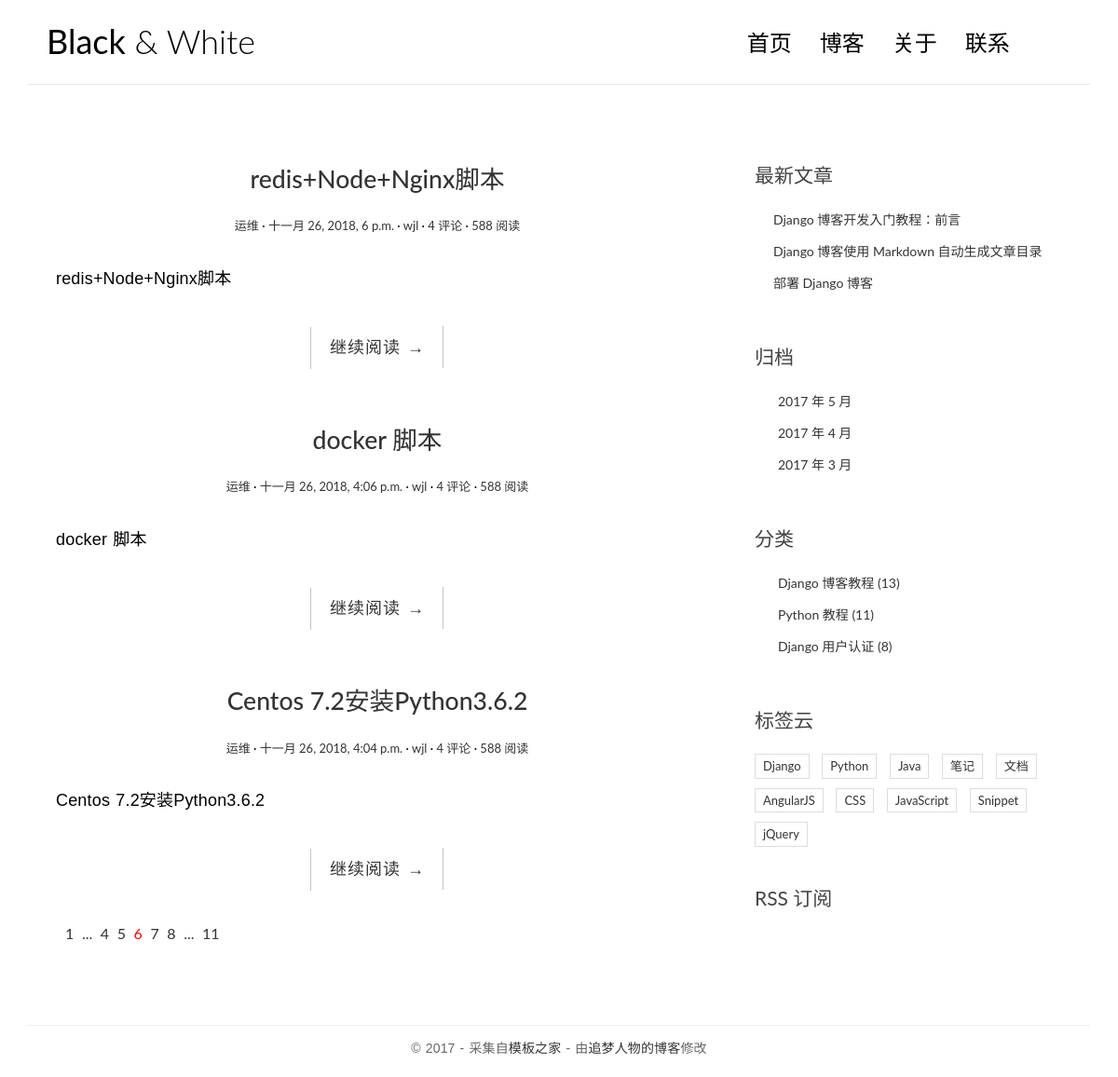
The page / on the database its author committed.
### blog/models.py (models this page shows, shortened)
class Post(models.Model):
    title = models.CharField(max_length=70)
    body = models.TextField()
    created_time = models.DateTimeField()
    modified_time = models.DateTimeField()
    excerpt = models.CharField(max_length=200 , blank=True)
    category = models.ForeignKey(Category)
    tags = models.ManyToManyField(Tag, blank=True)
    author = models.ForeignKey(User)

class Category(models.Model):
    name = models.CharField(max_length=100)

### blog/views.py (the view)
# urls.py: url(r'^$', views.index, name='index'),
def index(request):
    post_list = Post.objects.all().order_by('-created_time')
    return render(request, 'blog/index.html',context={
        'post_list':post_list
    })

### templates/blog/index.html (shortened to what this page needs)
{% load staticfiles %}
<!DOCTYPE html>
<html>
<head>
    <link rel="stylesheet" href="{% static 'blog/css/bootstrap.min.css' %}">
    <link rel="stylesheet" href="http://code.ionicframework.com/ionicons/2.0.1/css/ionicons.min.css">
    <link rel="stylesheet" href="{% static 'blog/css/pace.css' %}">
    <link rel="stylesheet" href="{% static 'blog/css/custom.css'%}">
</head>
<body>
<div class="container">
    <header id="site-header">
        <div class="row">
            <div class="col-md-4 col-sm-5 col-xs-8">
                <div class="logo">
                    <h1><a href="index.html"><b>Black</b> &amp; White</a></h1>
                </div>
            </div>
            <div class="col-md-8 col-sm-7 col-xs-4">
                <nav class="main-nav" role="navigation">
                    <div class="collapse navbar-collapse" id="bs-example-navbar-collapse-1">
                        <ul class="nav navbar-nav navbar-right">
                            <li class="cl-effect-11"><a href="index.html" data-hover="首页">首页</a></li>
                            <li class="cl-effect-11"><a href="full-width.html" data-hover="博客">博客</a></li>
                            <li class="cl-effect-11"><a href="about.html" data-hover="关于">关于</a></li>
                            <li class="cl-effect-11"><a href="contact.html" data-hover="联系">联系</a></li>
                        </ul>
                    </div>
                </nav>
            </div>
        </div>
    </header>
</div>
<div class="content-body">
    <div class="container">
        <div class="row">
            <main class="col-md-8">
                {% for post in post_list %}
                    <article class="post post-{{ post.pk }}">
                        <header class="entry-header">
                            <h1 class="entry-title">
                                <a href="single.html">{{ post.title }}</a>
                            </h1>
                            <div class="entry-meta">
                                <span class="post-category"><a href="#">{{ post.category.name }}</a></span>
                                <span class="post-date"><a href="#"><time class="entry-date"
                                                                          datetime="{{ post.created_time}}">{{post.created_time}}</time></a></span>
                                <span class="post-author"><a href="#">{{ post.author }}</a></span>
                                <span class="comments-link"><a href="#">4 评论</a></span>
                                <span class="views-count"><a href="#">588 阅读</a></span>
                            </div>
                        </header>
                        <div class="entry-content clearfix">
                            <p>{{ post.excerpt }}</p>
                            <div class="read-more cl-effect-14">
                                <a href="#" class="more-link">继续阅读 <span class="meta-nav">→</span></a>
                            </div>
                        </div>
                    </article>
                {% empty %}
                    <div class="no-post">暂时没有发布文章！</div>
                {% endfor %}
                <div class="pagination">
                    <ul>
                        <li><a href="">1</a></li>
                        <li><a href="">...</a></li>
                        <li><a href="">4</a></li>
                        <li><a href="">5</a></li>
                        <li class="current"><a href="">6</a></li>
                        <li><a href="">7</a></li>
                        <li><a href="">8</a></li>
                        <li><a href="">...</a></li>
                        <li><a href="">11</a></li>
                    </ul>
                </div>
            </main>
            <aside class="col-md-4">
                <div class="widget widget-recent-posts">
                    <h3 class="widget-title">最新文章</h3>
                    <ul>
                        <li>
                            <a href="#">Django 博客开发入门教程：前言</a>
                        </li>
                        <li>
                            <a href="#">Django 博客使用 Markdown 自动生成文章目录</a>
                        </li>
                        <li>
                            <a href="#">部署 Django 博客</a>
                        </li>
                    </ul>
                </div>
                <div class="widget widget-archives">
                    <h3 class="widget-title">归档</h3>
                    <ul>
                        <li>
                            <a href="#">2017 年 5 月</a>
                        </li>
                        <li>
                            <a href="#">2017 年 4 月</a>
                        </li>
                        <li>
                            <a href="#">2017 年 3 月</a>
                        </li>
                    </ul>
                </div>
                <div class="widget widget-category">
                    <h3 class="widget-title">分类</h3>
                    <ul>
                        <li>
                            <a href="#">Django 博客教程 <span class="post-count">(13)</span></a>
                        </li>
                        <li>
                            <a href="#">Python 教程 <span class="post-count">(11)</span></a>
                        </li>
                        <li>
                            <a href="#">Django 用户认证 <span class="post-count">(8)</span></a>
                        </li>
                    </ul>
                </div>
                <div class="widget widget-tag-cloud">
                    <h3 class="widget-title">标签云</h3>
                    <ul>
                        <li>
                            <a href="#">Django</a>
                        </li>
                        <li>
                            <a href="#">Python</a>
                        </li>
                        <li>
                            <a href="#">Java</a>
                        </li>
                        <li>
                            <a href="#">笔记</a>
                        </li>
                        <li>
                            <a href="#">文档</a>
                        </li>
                        <li>
                            <a href="#">AngularJS</a>
                        </li>
                        <li>
                            <a href="#">CSS</a>
                        </li>
                        <li>
                            <a href="#">JavaScript</a>
                        </li>
                        <li>
                            <a href="#">Snippet</a>
                        </li>
                        <li>
                            <a href="#">jQuery</a>
                        </li>
                    </ul>
                </div>
                <div class="rss">
                    <a href=""> RSS 订阅</a>
                </div>
            </aside>
        </div>
    </div>
</div>
<footer id="site-footer">
    <div class="container">
        <div class="row">
            <div class="col-md-12">
                <p class="copyright">&copy 2017 - 采集自<a href="http://www.cssmoban.com/"
                                                        target="_blank" title="模板之家">模板之家</a>
                    - 由<a href="http://zmrenwu.com/" title="网页模板" target="_blank">追梦人物的博客</a>修改
                </p>
            </div>
        </div>
    </div>
</footer>
</body>
</html>

### blog/static/blog/css/custom.css (style rules this page uses)
* { outline: none; }
h1, h2, h3, h4, h5, h6 { margin-top: 0; }
b { font-weight: 400; }
a { color: #333; }
body { color: #444; font-family: 'Lato', sans-serif; }
p { font-family: 'Ubuntu', sans-serif; font-weight: 400; word-spacing: 1px; letter-spacing: 0.01em; }
#site-header { background-color: #FFF; padding: 25px 20px; margin-bottom: 40px; border-bottom: 1px solid #e7e7e7; }
.logo h1 a { color: #000; }
.logo h1 { margin: 0; font-family: 'Lato', sans-serif; font-weight: 300; }
.main-nav { margin-top: 11px; max-width: 95%; }
.main-nav a { color: #000000 !important; padding: 0 0 5px 0 !important; margin-right: 30px; font-family: 'Lato', sans-serif; font-weight: 300; font-size: 24px; }
.cl-effect-11 a { padding: 10px 0; color: #0972b4; text-shadow: none; }
.cl-effect-11 a::before { position: absolute; top: 0; left: 0; overflow: hidden; padding: 0 0 5px 0 !important; max-width: 0; border-bottom: 1px solid #000; color: #000; content: attr(data-hover); white-space: nowrap; -webkit-transition: max-width 0.5s; -moz-transition: max-width 0.5s; transition: max-width 0.5s; }
.content-body { padding-bottom: 4em; }
.post { background: #fff; padding: 30px 30px 0; }
.entry-title { text-align: center; font-size: 1.9em; margin-bottom: 20px; line-height: 1.6; padding: 10px 20px 0; }
.entry-meta { text-align: center; color: #DDDDDD; font-size: 13px; margin-bottom: 30px; }
.entry-content { font-size: 18px; line-height: 1.9; font-weight: 300; color: #000; }
.post-category::after, .post-date::after, .post-author::after, .comments-link::after { content: ' ·'; color: #000; }
.read-more { font-family: 'Ubuntu', sans-serif; font-weight: 400; word-spacing: 1px; letter-spacing: 0.01em; text-align: center; margin-top: 20px; }
.cl-effect-14 a { padding: 0 20px; height: 45px; line-height: 45px; position: relative; display: inline-block; margin: 15px 25px; letter-spacing: 1px; font-weight: 400; text-shadow: 0 0 1px rgba(255, 255, 255, 0.3); }
.cl-effect-14 a::before, .cl-effect-14 a::after { position: absolute; width: 45px; height: 1px; background: #C3C3C3; content: ''; -webkit-transition: all 0.3s; -moz-transition: all 0.3s; transition: all 0.3s; pointer-events: none; }
.cl-effect-14 a::before { top: 0; left: 0; -webkit-transform: rotate(90deg); -moz-transform: rotate(90deg); transform: rotate(90deg); -webkit-transform-origin: 0 0; -moz-transform-origin: 0 0; transform-origin: 0 0; }
.cl-effect-14 a::after { right: 0; bottom: 0; -webkit-transform: rotate(90deg); -moz-transform: rotate(90deg); transform: rotate(90deg); -webkit-transform-origin: 100% 0; -moz-transform-origin: 100% 0; transform-origin: 100% 0; }
.widget { background: #fff; padding: 30px 0 0; }
.widget-title { font-size: 1.5em; margin-bottom: 20px; line-height: 1.6; padding: 10px 0 0; font-weight: 400; }
.widget-recent-posts ul { padding: 0; margin: 0; padding-left: 20px; }
.widget-recent-posts ul li { list-style-type: none; position: relative; line-height: 170%; margin-bottom: 10px; }
.widget-recent-posts ul li::before { content: '\f3d3'; font-family: "Ionicons"; position: absolute; left: -17px; top: 3px; font-size: 16px; color: #000; }
.widget-archives ul { padding: 0; margin: 0; padding-left: 25px; }
.widget-archives ul li { list-style-type: none; position: relative; line-height: 170%; margin-bottom: 10px; }
.widget-archives ul li::before { content: '\f3f3'; font-family: "Ionicons"; position: absolute; left: -25px; top: 1px; font-size: 16px; color: #000; }
.widget-category ul { padding: 0; margin: 0; padding-left: 25px; }
.widget-category ul li { list-style-type: none; position: relative; line-height: 170%; margin-bottom: 10px; }
.widget-category ul li::before { content: '\f3fe'; font-family: "Ionicons"; position: absolute; left: -25px; top: 1px; font-size: 18px; color: #000; }
.widget-tag-cloud ul { padding: 0; margin: 0; margin-right: -10px; }
.widget-tag-cloud ul li { list-style-type: none; font-size: 13px; display: inline-block; margin-right: 10px; margin-bottom: 10px; padding: 3px 8px; border: 1px solid #ddd; }
.rss { font-size: 21px; margin-top: 30px; }
.rss a { color: #444; }
#site-footer { padding-top: 10px; padding: 0 0 1.5em 0; }
.copyright { text-align: center; padding-top: 1em; margin: 0; border-top: 1px solid #eee; color: #666; }
.pagination ul { list-style: none; }
.pagination ul li { display: inline-block; font-size: 16px; margin-right: 5px; }
.current a { color: red; }

### rows shown on the page
Post: title "redis+Node+Nginx脚本", category.name "运维", created_time "十一月 26, 2018, 6 p.m.", author "wjl", excerpt "redis+Node+Nginx脚本"
Post: title "docker 脚本", category.name "运维", created_time "十一月 26, 2018, 4:06 p.m.", author "wjl", excerpt "docker 脚本"
Post: title "Centos 7.2安装Python3.6.2", category.name "运维", created_time "十一月 26, 2018, 4:04 p.m.", author "wjl", excerpt "Centos 7.2安装Python3.6.2"
